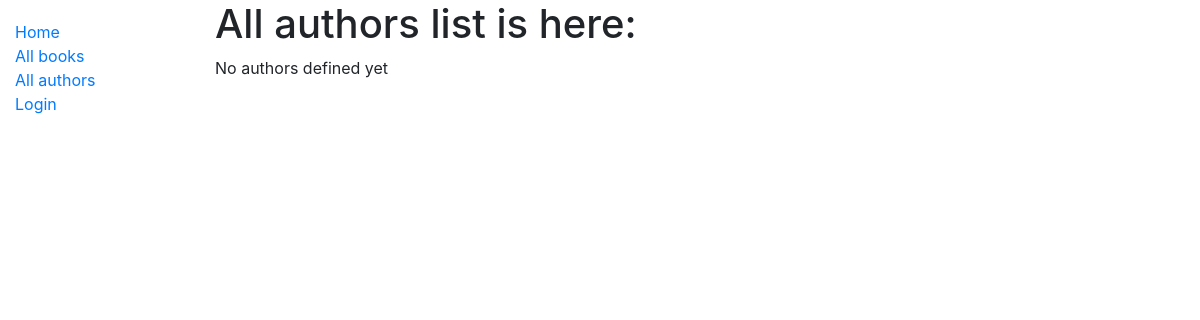
Page /catalog/authors/ on the earlier database version.
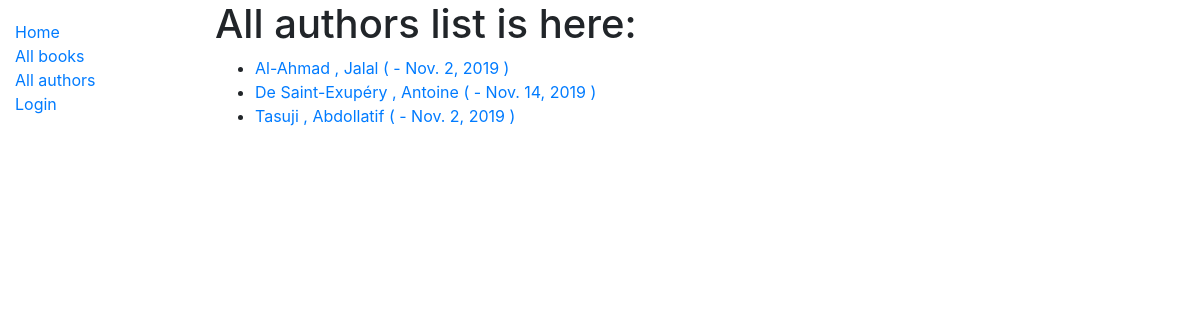
Same page on the later database version.
### catalog/models.py (models this page shows, shortened)
class Author(models.Model):
    first_name = models.CharField(max_length=100)
    last_name = models.CharField(max_length=100)
    date_of_birth = models.DateField(null=True, blank=True)
    date_of_death = models.DateField('Died', null=True, blank=True)
    class Meta:
        ordering = ['last_name', 'first_name']
    def get_absolute_url(self):
        return reverse('author-detail', args=[str(self.id)])

### catalog/views.py (the view)
# urls.py: path('authors/', views.AuthorListView.as_view(), name= 'authors'),
class AuthorListView(generic.ListView):
    model = Author
    template_name = 'author_list.html'
    def get_queryset(self):
        return Author.objects.all()[:5]
    def get_context_data(self, *, object_list=None, **kwargs):
        context = super(AuthorListView, self).get_context_data(**kwargs)
        context['arbitrary'] = 'This is an arbitrary data added by my self '
        return context

### catalog/templates/author_list.html
{% extends 'base_generic.html' %}
{% block content %}
<h1>All authors list is here:</h1>
{% if author_list %}
<ul>
{% for author in author_list %}
<li> <a href="{{ author.get_absolute_url }}">{{ author.last_name }} , {{ author.first_name }}
({{author.date_of_birt}} - {% if author.date_of_death %} {{author.date_of_death}} {%endif%})
</a> </li>
{% endfor %}
</ul>
{% else %}
<p>No authors defined yet</p>
{% endif %}
{% endblock %}

Differences in the rows shown:
added Author: last_name "Al-Ahmad", first_name "Jalal", date_of_death "Nov. 2, 2019"
added Author: last_name "De Saint-Exupéry", first_name "Antoine", date_of_death "Nov. 14, 2019"
added Author: last_name "Tasuji", first_name "Abdollatif", date_of_death "Nov. 2, 2019"
Other differences:
text no longer shown: "No authors defined yet"
